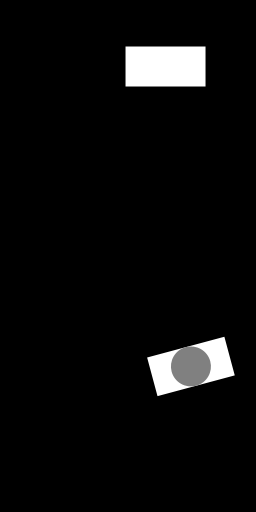
Frame 1 (no input)
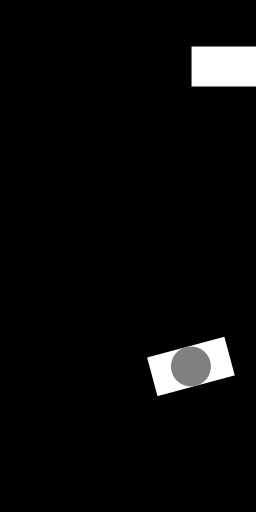
Frame 60 (the mouse pressed at the canvas centre just before this capture)
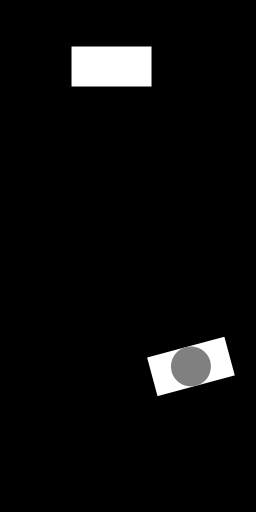
Frame 120 (the mouse held since frame 60 and released just before this capture)

The Processing sketch that drew these frames (run headless with seeded random() and noise(); from frame 60 on, the mouse is pressed at the canvas centre):

// Processing sketch: EsercizioPillow
// ── EsercizioPillow.pde
Pillow pillow;
SuperPillow sup;

void setup(){
  size(256,512);
  reset();
}

void draw(){
  background(0);
  pillow.run();
  sup.run();
}

void reset(){
  pillow = new Pillow();
  sup = new SuperPillow(); 
}

void keyPressed(){
  if(key == 'r' || key == 'R'){
    reset();
  }
}

// ── Pillow.pde
class Pillow{
  
  float x, y, w, h, sx;
  
  Pillow(){
    x = random(w, width - w);
    y = random(h, height/2 - h);
    sx = 2;
    w = 40;
    h = 80;
  }
  
  void display(){
    noStroke();
    fill(255);
    rectMode(CENTER);
    rect(x,y,h,w);
  }
  
  void move(){
    x += sx;
    if (x <= 0 || x >= width) {
      sx = -sx;
    }
  }
  
  void run(){
    display();
    move();
  }

}

// ── SuperPillow.pde
class SuperPillow extends Pillow{
  
   float angle;
   
   SuperPillow(){
     super();
     x = random(w, width - w);
     y = random(height/2 + h, height - h);
     angle = random(0,360);
   }
   
   void display() {
  noStroke();
  rectMode(CENTER); // Fondamentale per ruotare attorno al centro

  pushMatrix();
    // 1. Sposta l'origine nel punto (x,y)
    translate(x, y); 
    // 2. Ruota il sistema di coordinate
    rotate(radians(angle)); 
    
    // 3. DISEGNA QUI (usando 0,0 come coordinate perché hai già traslato)
    fill(255);
    rect(0, 0, h, w); // Il rettangolo ora ruota
    
    fill(128);
    ellipse(0, 0, w, w); // Anche l'ellisse ruota
  popMatrix();
}

   void move(){
    if(dist(x,y, mouseX,mouseY) <= w/2){
        angle += 5;    
    }
  }
}
